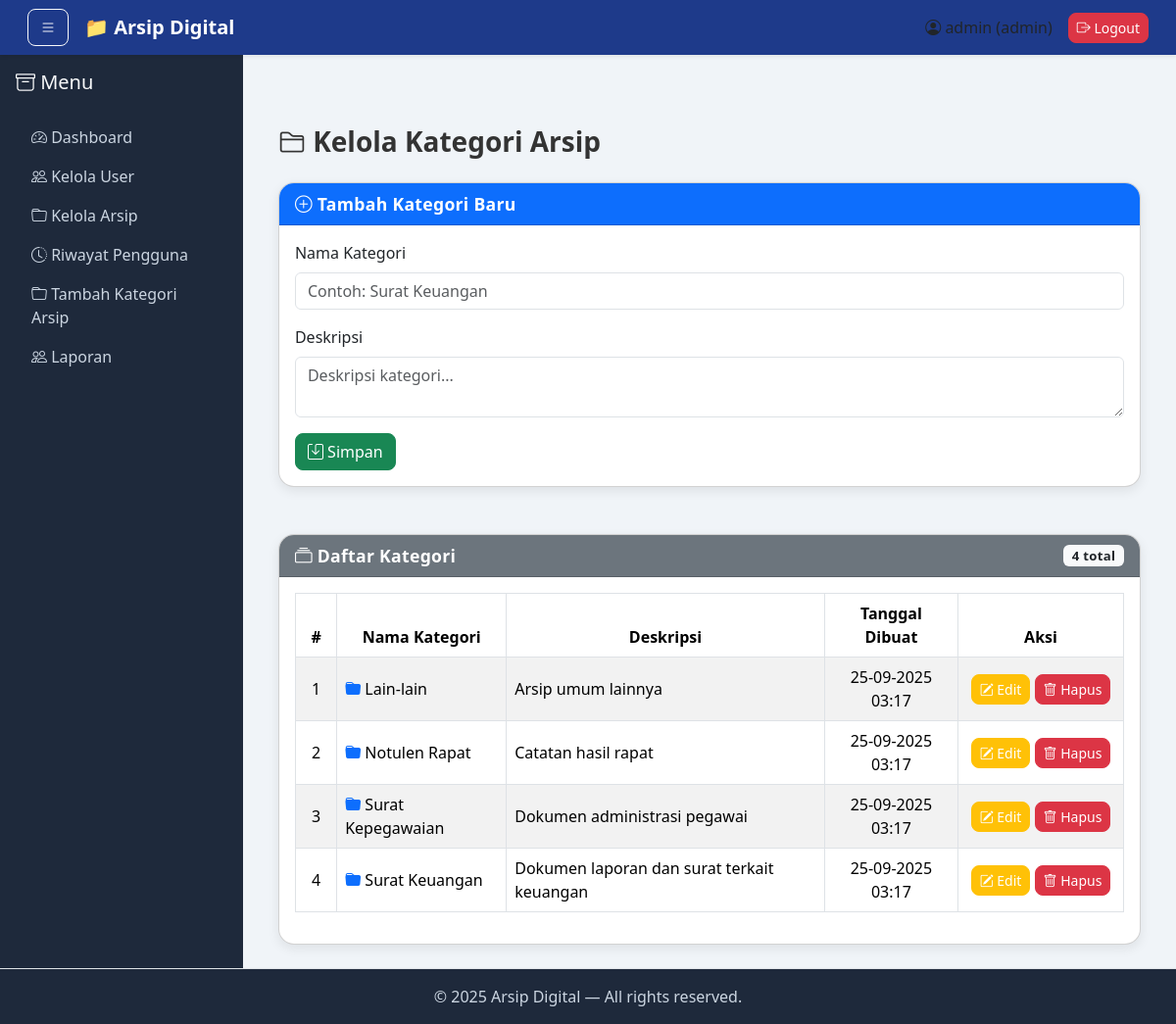
The app's page /admin/kategori.php (signed in) with its own data.
### tables this page shows
CREATE TABLE `kategori` (
  `kategori_id` int(11) NOT NULL AUTO_INCREMENT,
  `nama_kategori` varchar(100) NOT NULL,
  `deskripsi` text DEFAULT NULL,
  `created_at` timestamp NOT NULL DEFAULT current_timestamp(),
  PRIMARY KEY (`kategori_id`)
);

### admin/kategori.php (the view, shortened to what this page needs)
<?php
include '../config/koneksi.php';
$kategori = mysqli_query($koneksi, "SELECT * FROM kategori ORDER BY kategori_id DESC");
include '../include/header.php';
include '../include/sidebar.php';
?>
<link href="https://cdn.jsdelivr.net/npm/bootstrap@5.3.2/dist/css/bootstrap.min.css" rel="stylesheet">
<link href="https://cdn.jsdelivr.net/npm/bootstrap-icons@1.11.1/font/bootstrap-icons.css" rel="stylesheet">
<div class="container mt-5">
    <h3 class="mb-4"><i class="bi bi-folder2"></i> Kelola Kategori Arsip</h3>
    <div class="card mb-5">
        <div class="card-header bg-primary text-white">
            <i class="bi bi-plus-circle"></i> Tambah Kategori Baru
        </div>
        <div class="card-body">
            <form method="POST" action="">
                <div class="mb-3">
                    <label class="form-label">Nama Kategori</label>
                    <input type="text" name="nama_kategori" class="form-control" placeholder="Contoh: Surat Keuangan" required>
                </div>
                <div class="mb-3">
                    <label class="form-label">Deskripsi</label>
                    <textarea name="deskripsi" class="form-control" placeholder="Deskripsi kategori..."></textarea>
                </div>
                <button type="submit" name="tambah" class="btn btn-success">
                    <i class="bi bi-save"></i> Simpan
                </button>
            </form>
        </div>
    </div>
    <div class="card">
        <div class="card-header bg-secondary text-white d-flex justify-content-between align-items-center">
            <span><i class="bi bi-collection"></i> Daftar Kategori</span>
            <span class="badge bg-light text-dark"><?= mysqli_num_rows($kategori); ?> total</span>
        </div>
        <div class="card-body table-responsive">
            <table class="table table-bordered table-striped align-middle">
                <thead>
                    <tr class="text-center">
                        <th width="5%">#</th>
                        <th>Nama Kategori</th>
                        <th>Deskripsi</th>
                        <th>Tanggal Dibuat</th>
                        <th width="20%">Aksi</th>
                    </tr>
                </thead>
                <tbody>
                    <?php
                    $no = 1;
                    while ($row = mysqli_fetch_assoc($kategori)) :
                    ?>
                        <tr>
                            <td class="text-center"><?= $no++; ?></td>
                            <td><i class="bi bi-folder-fill text-primary"></i> <?= htmlspecialchars($row['nama_kategori']); ?></td>
                            <td><?= htmlspecialchars($row['deskripsi']); ?></td>
                            <td class="text-center"><?= date('d-m-Y H:i', strtotime($row['created_at'])); ?></td>
                            <td class="text-center">
                                <button class="btn btn-warning btn-sm" data-bs-toggle="modal" data-bs-target="#editModal<?= $row['kategori_id']; ?>">
                                    <i class="bi bi-pencil-square"></i> Edit
                                </button>
                                <a href="?hapus=<?= $row['kategori_id']; ?>" class="btn btn-danger btn-sm" onclick="return confirm('Yakin ingin menghapus kategori ini?');">
                                    <i class="bi bi-trash"></i> Hapus
                                </a>
                            </td>
                        </tr>
                    <?php endwhile; ?>
                </tbody>
            </table>
        </div>
    </div>
</div>
<?php include '../include/footer.php'; ?>

### include/header.php (shortened to what this page needs)
<!DOCTYPE html>
<html lang="en">
<head>
    <link href="https://cdn.jsdelivr.net/npm/bootstrap@5.3.3/dist/css/bootstrap.min.css" rel="stylesheet">
    <link href="https://cdn.jsdelivr.net/npm/bootstrap-icons@1.10.5/font/bootstrap-icons.css" rel="stylesheet">
</head>
<body>
<nav class="navbar navbar-expand-lg navbar-dark shadow-sm px-3">
    <div class="container-fluid">
        <button class="btn btn-outline-light me-3" id="toggleSidebar"><i class="bi bi-list"></i></button>
        <a class="navbar-brand fw-bold" href="#">📁 Arsip Digital</a>
        <div class="d-flex align-items-center ms-auto">
            <span class="me-3"><i class="bi bi-person-circle"></i> <?= $_SESSION['username'] ?? 'Guest'; ?> (<?= $_SESSION['role'] ?? ''; ?>)</span>
            <a href="../auth/logout.php" class="btn btn-danger btn-sm"><i class="bi bi-box-arrow-right"></i> Logout</a>
        </div>
    </div>
</nav>

### include/sidebar.php (shortened to what this page needs)
<div class="d-flex">
    <div class="sidebar p-3" id="sidebar">
        <h5 class="text-light mb-4"><i class="bi bi-archive"></i> Menu</h5>
        <ul class="nav flex-column">
            <?php if ($_SESSION['role'] == 'admin'): ?>
                <li class="nav-item"><a class="nav-link" href="../admin/dashboard.php"><i class="bi bi-speedometer2"></i> Dashboard</a></li>
                <li class="nav-item"><a class="nav-link" href="../admin/kelola_user.php"><i class="bi bi-people"></i> Kelola User</a></li>
                <li class="nav-item"><a class="nav-link" href="../admin/kelola_arsip.php"><i class="bi bi-folder"></i> Kelola Arsip</a></li>
               <li class="nav-item"><a class="nav-link" href="../admin/log_akses_admin.php"><i class="bi bi-clock-history"></i> Riwayat Pengguna</a></li>
                <li class="nav-item"><a class="nav-link" href="../admin/kategori.php"><i class="bi bi-folder"></i> Tambah Kategori Arsip</a></li>
                <li class="nav-item"><a class="nav-link" href="../admin/laporan.php"><i class="bi bi-people"></i> Laporan</a></li>
            <?php endif; ?>
        </ul>
    </div>
    <div class="content p-4 flex-grow-1" id="mainContent">

### include/footer.php (shortened to what this page needs)
    </div>
</div>
<footer class="text-center py-3 mt-10 border-top" style="background-color: #1e293b; color: #cbd5e1;">
    © <?= date("Y"); ?> Arsip Digital — All rights reserved.
</footer>
</body>
</html>

### include/header.php (style rules this page uses)
body { background-color: #0f172a; color: #f1f5f9; }
.navbar-dark { background-color: #1e3a8a; }
.sidebar { background-color: #1e293b; min-height: 100vh; transition: all 0.3s ease; }
.sidebar a { color: #cbd5e1; text-decoration: none; }
.content { transition: margin-left 0.3s ease; }

### admin/kategori.php (style rules this page uses)
body { background: #f0f4f8; font-family: 'Segoe UI', sans-serif; }
h3 { font-weight: bold; color: #333; }
.card { border-radius: 16px; overflow: hidden; box-shadow: 0 4px 12px rgba(0,0,0,0.08); }
.card-header { font-size: 1.1rem; font-weight: 600; letter-spacing: 0.3px; }
.table thead { background: linear-gradient(90deg, #343a40, #495057); color: #fff; }
.btn { border-radius: 8px; font-weight: 500; }
.btn-warning { color: #fff; }
.form-label { font-weight: 500; }

### records on screen
kategori: nama_kategori "Lain-lain", deskripsi "Arsip umum lainnya", created_at "25-09-2025 03:17"
kategori: nama_kategori "Notulen Rapat", deskripsi "Catatan hasil rapat", created_at "25-09-2025 03:17"
kategori: nama_kategori "Surat Kepegawaian", deskripsi "Dokumen administrasi pegawai", created_at "25-09-2025 03:17"
kategori: nama_kategori "Surat Keuangan", deskripsi "Dokumen laporan dan surat terkait keuangan", created_at "25-09-2025 03:17"

### other values on screen
$_SESSION['username'] "admin"
$_SESSION['role'] "admin"
mysqli_num_rows($kategori) "4"
